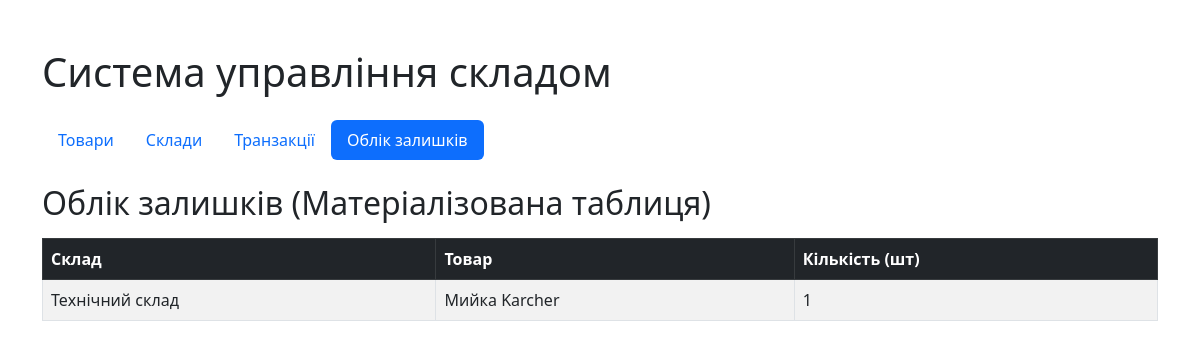
/balances, run on an earlier commit of the app's database.
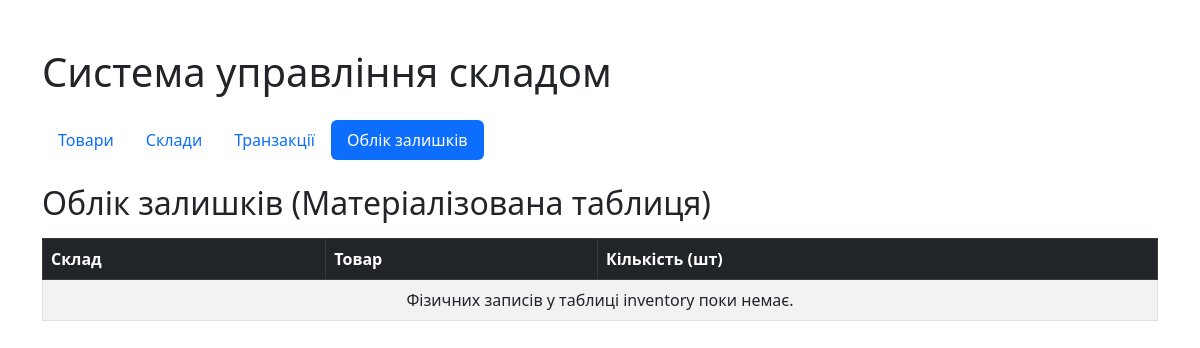
And on a later commit of the database.
### tables this page shows
CREATE TABLE inventory (
            id INTEGER PRIMARY KEY AUTOINCREMENT,
            product_id INTEGER NOT NULL,
            warehouse_id INTEGER NOT NULL,
            quantity INTEGER NOT NULL,
            FOREIGN KEY (product_id) REFERENCES products(id),
            FOREIGN KEY (warehouse_id) REFERENCES warehouses(id)
        );

CREATE TABLE warehouses (
            id INTEGER PRIMARY KEY AUTOINCREMENT,
            name TEXT NOT NULL,
            address TEXT NOT NULL
        );

CREATE TABLE products (
            id INTEGER PRIMARY KEY AUTOINCREMENT,
            name TEXT NOT NULL,
            article_number TEXT NOT NULL,
            price REAL NOT NULL
        );

### main.py (the view)
@app.get("/balances", response_class=HTMLResponse)
def balances_page(request: Request):
    balances = inventory_manager.get_all_balances()
    return templates.TemplateResponse(
        request=request,
        name="balances.html",
        context={"balances": balances}
    )

### templates/balances.html (shortened to what this page needs)
<!DOCTYPE html>
<html lang="uk">
<head>
    <link href="https://cdn.jsdelivr.net/npm/bootstrap@5.3.0/dist/css/bootstrap.min.css" rel="stylesheet">
</head>
<body>
    <div class="container mt-5">
        <h1 class="mb-4">Система управління складом</h1>
        <ul class="nav nav-pills mb-4">
            <li class="nav-item">
                <a class="nav-link" href="/">Товари</a>
            </li>
            <li class="nav-item">
                <a class="nav-link" href="/warehouses">Склади</a>
            </li>
            <li class="nav-item">
                <a class="nav-link" href="/transactions">Транзакції</a>
            </li>
            <li class="nav-item">
                <a class="nav-link active" href="/balances">Облік залишків</a>
            </li>
        </ul>
        <h2>Облік залишків (Матеріалізована таблиця)</h2>
        <table class="table table-bordered table-striped mt-3">
            <thead class="table-dark">
                <tr>
                    <th>Склад</th>
                    <th>Товар</th>
                    <th>Кількість (шт)</th>
                </tr>
            </thead>
            <tbody>
                {% for item in balances %}
                <tr>
                    <td>{{ item.warehouse_name }}</td>
                    <td>{{ item.product_name }}</td>
                    <td>{{ item.quantity }}</td>
                </tr>
                {% else %}
                <tr>
                    <td colspan="3" class="text-center">Фізичних записів у таблиці inventory поки немає.</td>
                </tr>
                {% endfor %}
            </tbody>
        </table>
    </div>
</body>
</html>

What changed in the data, as far as the page shows it:
removed inventory: warehouse_name "Технічний склад", product_name "Мийка Karcher", quantity "1"
Also different on the page:
text now shown: "Фізичних записів у таблиці inventory поки немає."
